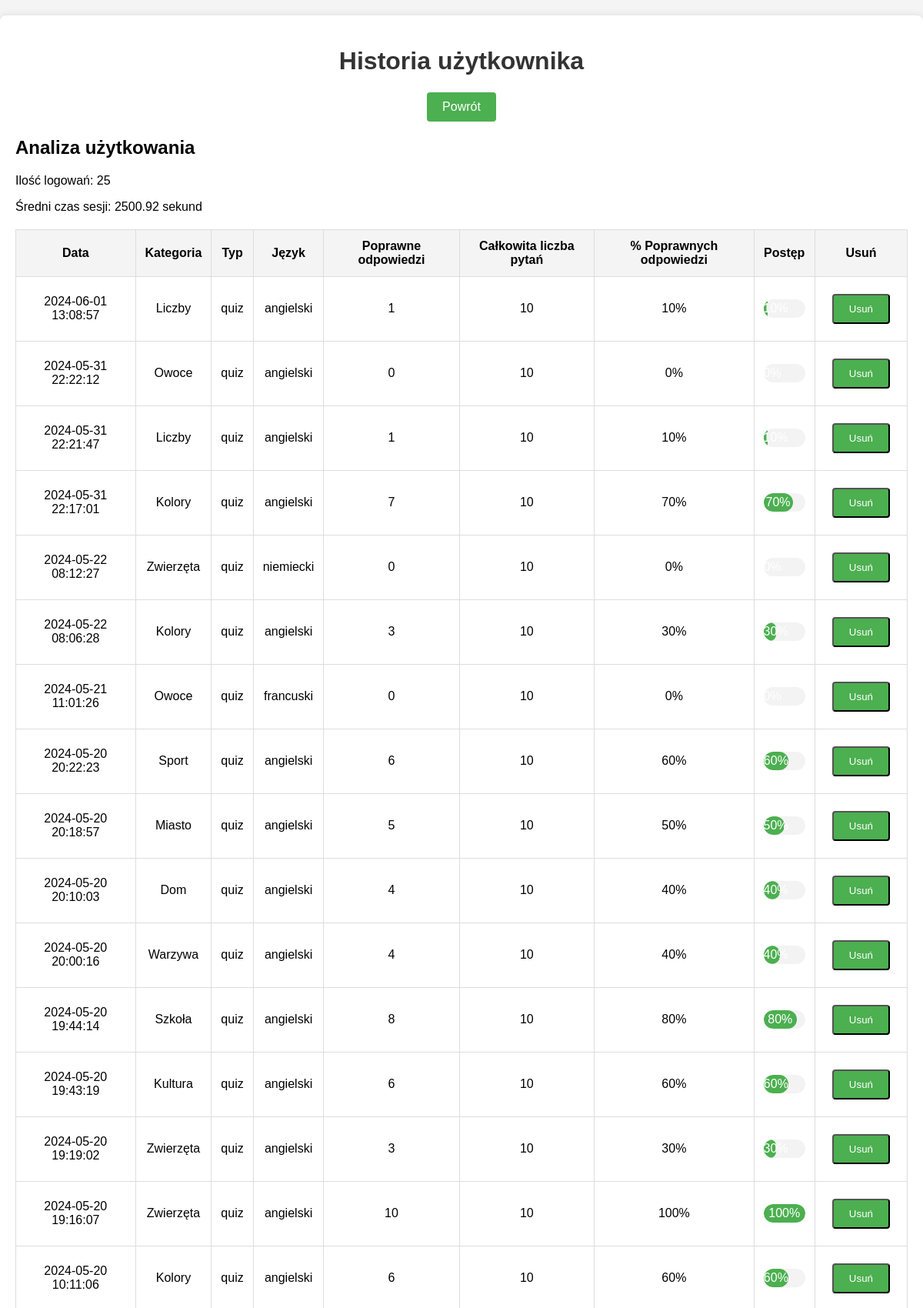
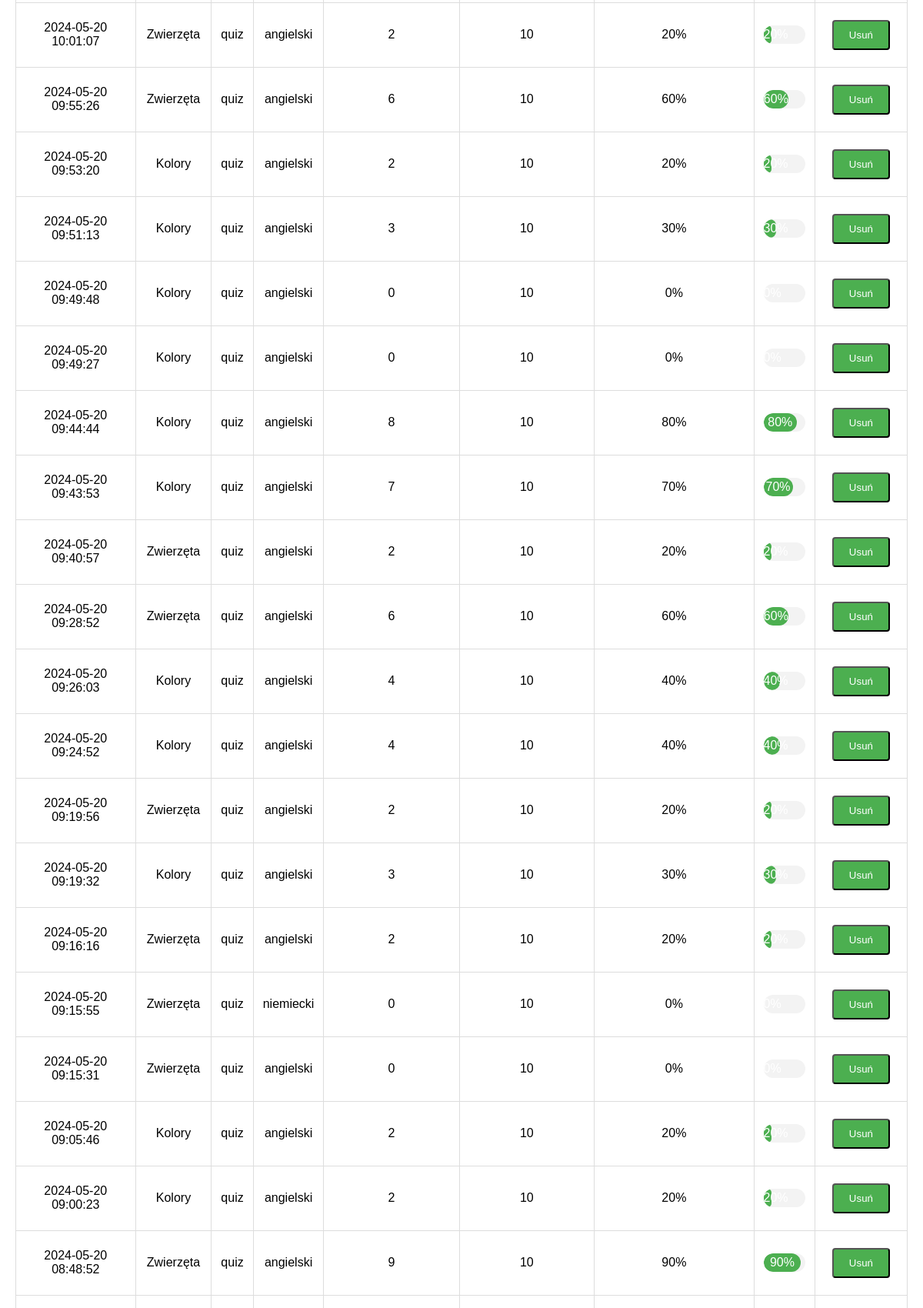
Page /src/user_history.php (signed in, upper part) on the committed database (2 pictures, top to bottom).
### tables this page shows
CREATE TABLE `user_history` (
  `id` int(11) NOT NULL,
  `user_id` int(11) NOT NULL,
  `category_id` int(11) NOT NULL,
  `type` enum('quiz','flashcard') NOT NULL,
  `correct_answers` int(11) NOT NULL,
  `total_questions` int(11) NOT NULL,
  `date` timestamp NOT NULL DEFAULT current_timestamp(),
  `language` varchar(50) DEFAULT NULL
);

CREATE TABLE `categories` (
  `id` int(11) NOT NULL,
  `name` varchar(255) NOT NULL,
  `type` enum('flashcard','quiz') NOT NULL
);

### src/user_history.php (the view, shortened to what this page needs)
<?php
require_once('connection.php');
$userId = $_SESSION['user_id'];
$query = "SELECT uh.id, c.name as category_name, uh.type, uh.correct_answers, uh.total_questions, uh.date, uh.language
          FROM user_history uh
          JOIN categories c ON uh.category_id = c.id
          WHERE uh.user_id = ?
          ORDER BY uh.date DESC";
$stmt = $conn->prepare($query);
$stmt->bind_param("i", $userId);
$stmt->execute();
$result = $stmt->get_result();
$history = $result->fetch_all(MYSQLI_ASSOC);
$queryAnalysis = "SELECT COUNT(*) as login_count, AVG(session_time) as avg_session_time
                  FROM user_sessions
                  WHERE user_id = ?";
$stmtAnalysis = $conn->prepare($queryAnalysis);
$stmtAnalysis->bind_param("i", $userId);
$stmtAnalysis->execute();
$resultAnalysis = $stmtAnalysis->get_result();
$analysisData = $resultAnalysis->fetch_assoc();
?>
<!DOCTYPE html>
<html lang="pl">
<head>
    <link rel="stylesheet" href="style.css">
</head>
<body>
    <div class="history">
        <h1>Historia użytkownika</h1>
        <a href="zalogowany.php" id="backButton" class="button">Powrót</a>
        <div class="analysis">
            <h2>Analiza użytkowania</h2>
            <p>Ilość logowań: <?php echo htmlspecialchars($analysisData['login_count']); ?></p>
            <p>Średni czas sesji: <?php echo htmlspecialchars($analysisData['avg_session_time'] !== null ? round($analysisData['avg_session_time'], 2) . ' sekund' : 'brak danych'); ?></p>
        </div>
        <?php if (!empty($history)): ?>
            <table>
                <thead>
                    <tr>
                        <th>Data</th>
                        <th>Kategoria</th>
                        <th>Typ</th>
                        <th>Język</th>
                        <th>Poprawne odpowiedzi</th>
                        <th>Całkowita liczba pytań</th>
                        <th>% Poprawnych odpowiedzi</th>
                        <th>Postęp</th>
                        <th>Usuń</th>
                    </tr>
                </thead>
                <tbody>
                    <?php foreach ($history as $entry): ?>
                        <?php
                            $percentage = round(($entry['correct_answers'] / $entry['total_questions']) * 100, 2);
                        ?>
                        <tr>
                            <td><?php echo htmlspecialchars($entry['date']); ?></td>
                            <td><?php echo htmlspecialchars($entry['category_name']); ?></td>
                            <td><?php echo htmlspecialchars($entry['type']); ?></td>
                            <td><?php echo htmlspecialchars($entry['language']); ?></td>
                            <td><?php echo htmlspecialchars($entry['correct_answers']); ?></td>
                            <td><?php echo htmlspecialchars($entry['total_questions']); ?></td>
                            <td><?php echo $percentage; ?>%</td>
                            <td>
                                <div class="progress-bar-container">
                                    <div class="progress-bar" style="width: <?php echo $percentage; ?>%">
                                        <?php echo $percentage; ?>%
                                    </div>
                                </div>
                            </td>
                            <td>
                                <form method="post" action="delete_history.php">
                                    <button type="submit" class="button">Usuń</button>
                                </form>
                            </td>
                        </tr>
                    <?php endforeach; ?>
                </tbody>
            </table>
        <?php else: ?>
            <p>Brak danych do wyświetlenia.</p>
        <?php endif; ?>
    </div>
</body>
</html>

### src/style.css (style rules this page uses)
body { margin: 0; box-sizing: border-box; font-family: "Inter Tight", sans-serif; }

### src/user_history.php (style rules this page uses)
body { font-family: Arial, sans-serif; background-color: #f4f4f4; margin: 0; padding: 0; }
.history { max-width: 1200px; margin: 20px auto; padding: 20px; background-color: #fff; border-radius: 8px; box-shadow: 0 0 10px rgba(0, 0, 0, 0.1); }
h1 { text-align: center; color: #333; }
.analysis { margin: 20px 0; }
table { width: 100%; border-collapse: collapse; margin: 20px 0; }
table, th, td { border: 1px solid #ddd; background-color: inherit; }
th, td { padding: 12px; text-align: center; }
th { background-color: #f4f4f4; }
.progress-bar-container { width: 100%; background-color: #f3f3f3; border-radius: 25px; overflow: hidden; margin: 10px 0; }
.progress-bar { height: 24px; background-color: #4caf50; text-align: center; color: white; line-height: 24px; border-radius: 25px; }
.button { display: inline-block; padding: 10px 20px; margin: 10px; background-color: #4caf50; color: #fff; text-align: center; text-decoration: none; border-radius: 4px; transition: background-color 0.3s; }
#backButton { display: block; margin: 0 auto 20px auto; width: fit-content; }

### rows in the picture
user_history: date "2024-06-01 13:08:57", category.name "Liczby", type "quiz", language "angielski", correct_answers "1", total_questions "10"
user_history: date "2024-05-31 22:22:12", category.name "Owoce", type "quiz", language "angielski", correct_answers "0", total_questions "10"
user_history: date "2024-05-31 22:21:47", category.name "Liczby", type "quiz", language "angielski", correct_answers "1", total_questions "10"
user_history: date "2024-05-31 22:17:01", category.name "Kolory", type "quiz", language "angielski", correct_answers "7", total_questions "10", percentage "70"
user_history: date "2024-05-22 08:12:27", category.name "Zwierzęta", type "quiz", language "niemiecki", correct_answers "0", total_questions "10"
user_history: date "2024-05-22 08:06:28", category.name "Kolory", type "quiz", language "angielski", correct_answers "3", total_questions "10", percentage "30"
user_history: date "2024-05-21 11:01:26", category.name "Owoce", type "quiz", language "francuski", correct_answers "0", total_questions "10"
user_history: date "2024-05-20 20:22:23", category.name "Sport", type "quiz", language "angielski", correct_answers "6", total_questions "10", percentage "60"
user_history: date "2024-05-20 20:18:57", category.name "Miasto", type "quiz", language "angielski", correct_answers "5", total_questions "10", percentage "50"
user_history: date "2024-05-20 20:10:03", category.name "Dom", type "quiz", language "angielski", correct_answers "4", total_questions "10", percentage "40"
user_history: date "2024-05-20 20:00:16", category.name "Warzywa", type "quiz", language "angielski", correct_answers "4", total_questions "10", percentage "40"
user_history: date "2024-05-20 19:44:14", category.name "Szkoła", type "quiz", language "angielski", correct_answers "8", total_questions "10", percentage "80"
user_history: date "2024-05-20 19:43:19", category.name "Kultura", type "quiz", language "angielski", correct_answers "6", total_questions "10", percentage "60"
user_history: date "2024-05-20 19:19:02", category.name "Zwierzęta", type "quiz", language "angielski", correct_answers "3", total_questions "10", percentage "30"
user_history: date "2024-05-20 19:16:07", category.name "Zwierzęta", type "quiz", language "angielski", correct_answers "10", total_questions "10", percentage "100"
user_history: date "2024-05-20 10:11:06", category.name "Kolory", type "quiz", language "angielski", correct_answers "6", total_questions "10", percentage "60"
user_history: date "2024-05-20 10:01:07", category.name "Zwierzęta", type "quiz", language "angielski", correct_answers "2", total_questions "10", percentage "20"
user_history: date "2024-05-20 09:55:26", category.name "Zwierzęta", type "quiz", language "angielski", correct_answers "6", total_questions "10", percentage "60"
user_history: date "2024-05-20 09:53:20", category.name "Kolory", type "quiz", language "angielski", correct_answers "2", total_questions "10", percentage "20"
user_history: date "2024-05-20 09:51:13", category.name "Kolory", type "quiz", language "angielski", correct_answers "3", total_questions "10", percentage "30"
user_history: date "2024-05-20 09:49:48", category.name "Kolory", type "quiz", language "angielski", correct_answers "0", total_questions "10"
user_history: date "2024-05-20 09:49:27", category.name "Kolory", type "quiz", language "angielski", correct_answers "0", total_questions "10"
user_history: date "2024-05-20 09:44:44", category.name "Kolory", type "quiz", language "angielski", correct_answers "8", total_questions "10", percentage "80"
user_history: date "2024-05-20 09:43:53", category.name "Kolory", type "quiz", language "angielski", correct_answers "7", total_questions "10", percentage "70"
user_history: date "2024-05-20 09:40:57", category.name "Zwierzęta", type "quiz", language "angielski", correct_answers "2", total_questions "10", percentage "20"
user_history: date "2024-05-20 09:28:52", category.name "Zwierzęta", type "quiz", language "angielski", correct_answers "6", total_questions "10", percentage "60"
user_history: date "2024-05-20 09:26:03", category.name "Kolory", type "quiz", language "angielski", correct_answers "4", total_questions "10", percentage "40"
user_history: date "2024-05-20 09:24:52", category.name "Kolory", type "quiz", language "angielski", correct_answers "4", total_questions "10", percentage "40"
user_history: date "2024-05-20 09:19:56", category.name "Zwierzęta", type "quiz", language "angielski", correct_answers "2", total_questions "10", percentage "20"
user_history: date "2024-05-20 09:19:32", category.name "Kolory", type "quiz", language "angielski", correct_answers "3", total_questions "10", percentage "30"
user_history: date "2024-05-20 09:16:16", category.name "Zwierzęta", type "quiz", language "angielski", correct_answers "2", total_questions "10", percentage "20"
user_history: date "2024-05-20 09:15:55", category.name "Zwierzęta", type "quiz", language "niemiecki", correct_answers "0", total_questions "10"
user_history: date "2024-05-20 09:15:31", category.name "Zwierzęta", type "quiz", language "angielski", correct_answers "0", total_questions "10"
user_history: date "2024-05-20 09:05:46", category.name "Kolory", type "quiz", language "angielski", correct_answers "2", total_questions "10", percentage "20"
user_history: date "2024-05-20 09:00:23", category.name "Kolory", type "quiz", language "angielski", correct_answers "2", total_questions "10", percentage "20"
user_history: date "2024-05-20 08:48:52", category.name "Zwierzęta", type "quiz", language "angielski", correct_answers "9", total_questions "10", percentage "90"

### other values in the picture
$analysisData['login_count'] "25"
